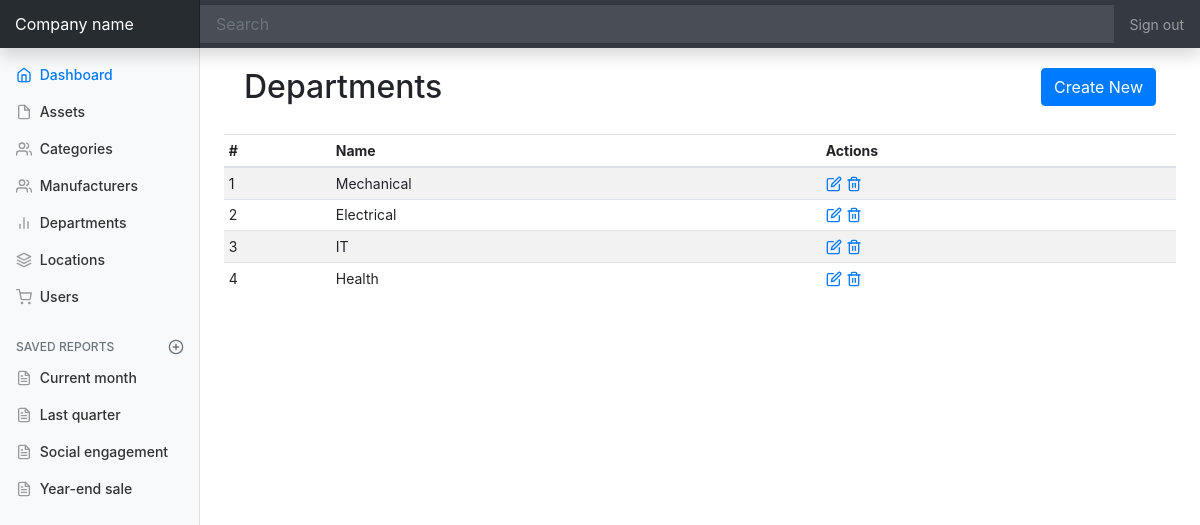
/departments, run on an earlier commit of the app's database.
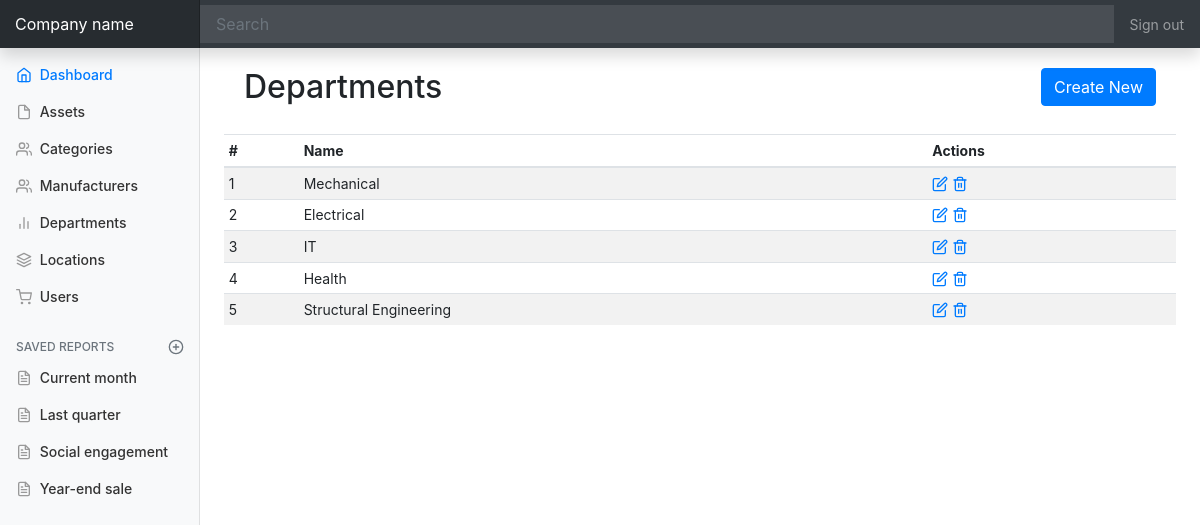
And on a later commit of the database.
### app/models.py (models this page shows, shortened)
class Department(db.Model):
	id = db.Column(db.Integer, primary_key=True)
	name = db.Column(db.String(64), unique=True)
	locations = db.relationship('Location', backref="department")

### app/routes.py (the view)
@app.route('/departments')
def departments():
	departments = Department.query.all()
	return render_template('departments.html', title='Departments', departments=departments)

### app/templates/departments.html
{% extends "base.html" %}
{% block content %}
  <section style="padding:20px;">
    <h2 style="display:inline-flex;">Departments</h2>
    <a class="btn btn-primary float-right" href="departments/create">Create New</a>
  </section>
  <div class="table-responsive">
    <table class="table table-striped table-sm">
      <thead>
        <tr>
          <th>#</th>
          <th>Name</th>
          <th>Actions</th>
        </tr>
      </thead>
      <tbody>
      	{% for department in departments %}
        <tr>
          <td>{{ department.id }}</td>
          <td>{{ department.name }}</td>
          <td>
            <a href="#"><span data-feather="edit"></span></a>
            <a href="#"><span data-feather="trash-2"></span></a>
          </td>
        </tr>
        {% endfor %}
      </tbody>
    </table>
  </div>
{% endblock %}

### app/templates/base.html (shortened to what this page needs)
<!doctype html>
<html lang="en">
  <head>
    <link rel="stylesheet" href="https://stackpath.bootstrapcdn.com/bootstrap/4.1.3/css/bootstrap.min.css">
    <link href="{{ url_for('static', filename='dashboard.css') }}" rel="stylesheet">
  </head>
  <body>
    <nav class="navbar navbar-dark fixed-top bg-dark flex-md-nowrap p-0 shadow">
      <a class="navbar-brand col-sm-3 col-md-2 mr-0" href="{{ url_for('index')}}">Company name</a>
      <input class="form-control form-control-dark w-100" type="text" placeholder="Search" aria-label="Search">
      <ul class="navbar-nav px-3">
        <li class="nav-item text-nowrap">
          <a class="nav-link" href="#">Sign out</a>
        </li>
      </ul>
    </nav>
    <div class="container-fluid">
      <div class="row">
        <nav class="col-md-2 d-none d-md-block bg-light sidebar">
          <div class="sidebar-sticky">
            <ul class="nav flex-column">
              <li class="nav-item">
                <a class="nav-link active" href="#">
                  <span data-feather="home"></span>
                  Dashboard <span class="sr-only">(current)</span>
                </a>
              </li>
              <li class="nav-item">
                <a class="nav-link" href="{{ url_for('assets') }}">
                  <span data-feather="file"></span>
                  Assets
                </a>
              </li>
              <li class="nav-item">
                <a class="nav-link" href="{{ url_for('categories') }}">
                  <span data-feather="users"></span>
                  Categories
                </a>
              </li>
              <li class="nav-item">
                <a class="nav-link" href="{{ url_for('manufacturers') }}">
                  <span data-feather="users"></span>
                  Manufacturers
                </a>
              </li>
              <li class="nav-item">
                <a class="nav-link" href="{{ url_for('departments') }}">
                  <span data-feather="bar-chart-2"></span>
                  Departments
                </a>
              </li>
              <li class="nav-item">
                <a class="nav-link" href="{{ url_for('locations') }}">
                  <span data-feather="layers"></span>
                  Locations
                </a>
              </li>
              <li class="nav-item">
                <a class="nav-link" href="{{ url_for('users') }}">
                  <span data-feather="shopping-cart"></span>
                  Users
                </a>
            </li>
            </ul>
            <h6 class="sidebar-heading d-flex justify-content-between align-items-center px-3 mt-4 mb-1 text-muted">
              <span>Saved reports</span>
              <a class="d-flex align-items-center text-muted" href="#">
                <span data-feather="plus-circle"></span>
              </a>
            </h6>
            <ul class="nav flex-column mb-2">
              <li class="nav-item">
                <a class="nav-link" href="#">
                  <span data-feather="file-text"></span>
                  Current month
                </a>
              </li>
              <li class="nav-item">
                <a class="nav-link" href="#">
                  <span data-feather="file-text"></span>
                  Last quarter
                </a>
              </li>
              <li class="nav-item">
                <a class="nav-link" href="#">
                  <span data-feather="file-text"></span>
                  Social engagement
                </a>
              </li>
              <li class="nav-item">
                <a class="nav-link" href="#">
                  <span data-feather="file-text"></span>
                  Year-end sale
                </a>
              </li>
            </ul>
          </div>
        </nav>
        <main role="main" class="col-md-9 ml-sm-auto col-lg-10 px-4">
        {% block content %}{% endblock %}
        </main>
      </div>
    </div>
  </body>
</html>

### app/static/dashboard.css (style rules this page uses)
body { font-size: .875rem; }
.feather { width: 16px; height: 16px; vertical-align: text-bottom; }
.sidebar { position: fixed; top: 0; bottom: 0; left: 0; z-index: 100; padding: 48px 0 0; box-shadow: inset -1px 0 0 rgba(0, 0, 0, .1); }
.sidebar-sticky { position: relative; top: 0; height: calc(100vh - 48px); padding-top: .5rem; overflow-x: hidden; overflow-y: auto; }
.sidebar .nav-link { font-weight: 500; color: #333; }
.sidebar .nav-link .feather { margin-right: 4px; color: #999; }
.sidebar .nav-link.active { color: #007bff; }
.sidebar .nav-link:hover .feather, .sidebar .nav-link.active .feather { color: inherit; }
.sidebar-heading { font-size: .75rem; text-transform: uppercase; }
[role="main"] { padding-top: 48px; }
.navbar-brand { padding-top: .75rem; padding-bottom: .75rem; font-size: 1rem; background-color: rgba(0, 0, 0, .25); box-shadow: inset -1px 0 0 rgba(0, 0, 0, .25); }
.navbar .form-control { padding: .75rem 1rem; border-width: 0; border-radius: 0; }
.form-control-dark { color: #fff; background-color: rgba(255, 255, 255, .1); border-color: rgba(255, 255, 255, .1); }

What changed in the data, as far as the page shows it:
added Department: id "5", name "Structural Engineering"
